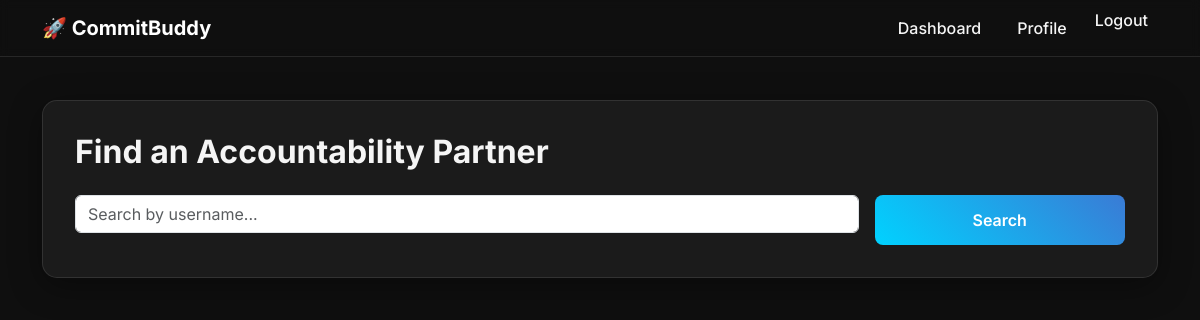
Page /users/find-partner/ (signed in) on the earlier database version.
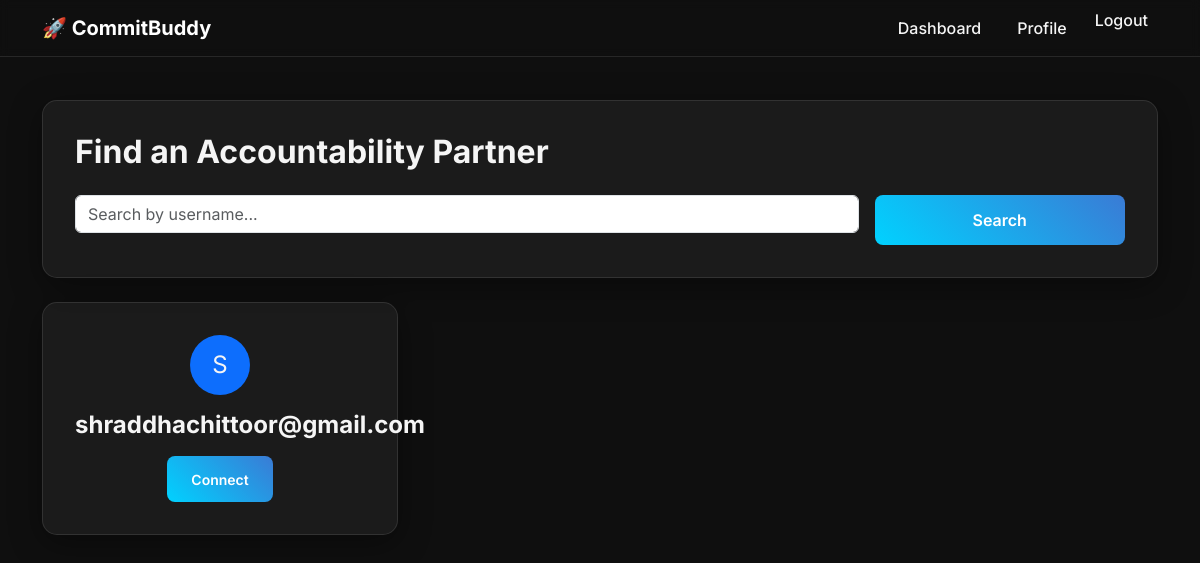
Same page on the later database version.
### users/models.py (models this page shows, shortened)
class CustomUser(AbstractUser):
    partner = models.OneToOneField(
        'self',
        on_delete=models.SET_NULL,
        null=True,
        blank=True,
        related_name='accountability_partner'
    )
    skills_to_learn = models.TextField(blank=True, help_text="Comma-separated skills")

### users/views.py (the view)
# urls.py: path('find-partner/', views.find_partner, name='find_partner'),
@login_required
def find_partner(request):
    search_query = request.GET.get('q', '')
    users = CustomUser.objects.filter(username__icontains=search_query).exclude(id=request.user.id).exclude(partner__isnull=False)
    return render(request, 'users/find_partner.html', {'users': users, 'query': search_query})

### templates/users/find_partner.html (shortened to what this page needs)
{% extends 'base.html' %}
{% block content %}
<div class="fade-in">
    <div class="glass-card mb-4">
        <h2 class="fw-bold mb-4">Find an Accountability Partner</h2>
        <form method="get" class="row g-3">
            <div class="col-md-9">
                <input type="text" name="q" class="form-control" placeholder="Search by username..."
                    value="{{ query }}">
            </div>
            <div class="col-md-3">
                <button type="submit" class="btn btn-premium w-100">Search</button>
            </div>
        </form>
    </div>
    <div class="row">
        {% for u in users %}
        <div class="col-md-4 mb-4">
            <div class="glass-card h-100 text-center">
                <div class="mb-3">
                    <div class="rounded-circle bg-primary d-inline-block"
                        style="width: 60px; height: 60px; line-height: 60px; font-size: 24px;">
                        {{ u.username|first|upper }}
                    </div>
                </div>
                <h4 class="fw-bold">{{ u.username }}</h4>
                <a href="{% url 'connect_partner' u.id %}" class="btn btn-premium btn-sm">Connect</a>
            </div>
        </div>
        {% empty %}
        {% if query %}
        <div class="col-12 text-center py-5">
            <p class="text-muted">No available partners found for "{{ query }}".</p>
        </div>
        {% endif %}
        {% endfor %}
    </div>
</div>
{% endblock %}

### templates/base.html (shortened to what this page needs)
{% load static %}
<!DOCTYPE html>
<html lang="en">
<head>
    <link href="https://cdn.jsdelivr.net/npm/bootstrap@5.3.0/dist/css/bootstrap.min.css" rel="stylesheet">
    <link rel="stylesheet" href="{% static 'css/style.css' %}">
</head>
<body>
    <nav class="navbar navbar-expand-lg fixed-top">
        <div class="container">
            <a class="navbar-brand fw-bold text-white" href="/">🚀 CommitBuddy</a>
            <div class="collapse navbar-collapse" id="navbarNav">
                <ul class="navbar-nav ms-auto">
                    {% if user.is_authenticated %}
                        <li class="nav-item"><a class="nav-link" href="#">Dashboard</a></li>
                        <li class="nav-item"><a class="nav-link" href="/users/profile/">Profile</a></li>
                        <li class="nav-item">
                            <form action="{% url 'logout' %}" method="post" class="d-inline">
                                <button type="submit" class="nav-link btn btn-link p-0 border-0">Logout</button>
                            </form>
                        </li>
                    {% else %}
                        <li class="nav-item"><a class="nav-link" href="{% url 'login' %}">Login</a></li>
                        <li class="nav-item"><a class="nav-link btn btn-premium" href="/users/register/">Join Now</a></li>
                    {% endif %}
                </ul>
            </div>
        </div>
    </nav>
    <div class="container main-container">
        {% block content %}{% endblock %}
    </div>
</body>
</html>

### static/css/style.css (style rules this page uses)
:root { --primary-color: #00d2ff; --secondary-color: #3a7bd5; --bg-dark: #0f0f0f; --card-bg: rgba(255, 255, 255, 0.05); --text-light: #f5f5f5; --accent-red: #ff4b2b; --accent-green: #00f260; }
body { background-color: var(--bg-dark); color: var(--text-light); font-family: 'Inter', -apple-system, BlinkMacSystemFont, "Segoe UI", Roboto, Helvetica, Arial, sans-serif; margin: 0; padding: 0; min-height: 100vh; }
.glass-card { background: var(--card-bg); backdrop-filter: blur(10px); border: 1px solid rgba(255, 255, 255, 0.1); border-radius: 15px; padding: 2rem; box-shadow: 0 8px 32px 0 rgba(0, 0, 0, 0.37); }
.navbar { background: rgba(15, 15, 15, 0.8); backdrop-filter: blur(5px); border-bottom: 1px solid rgba(255, 255, 255, 0.1); }
.btn-premium { background: linear-gradient(45deg, var(--primary-color), var(--secondary-color)); border: none; color: white; padding: 0.8rem 1.5rem; border-radius: 8px; font-weight: 600; transition: transform 0.2s, box-shadow 0.2s; }
.nav-link { color: var(--text-light) !important; font-weight: 500; margin: 0 10px; }
.main-container { padding-top: 100px; padding-bottom: 50px; }
.fade-in { animation: fadeIn 0.8s ease-out forwards; }

Differences in the rows shown:
added CustomUser: username|first "S", username "shraddhachittoor@gmail.com"
